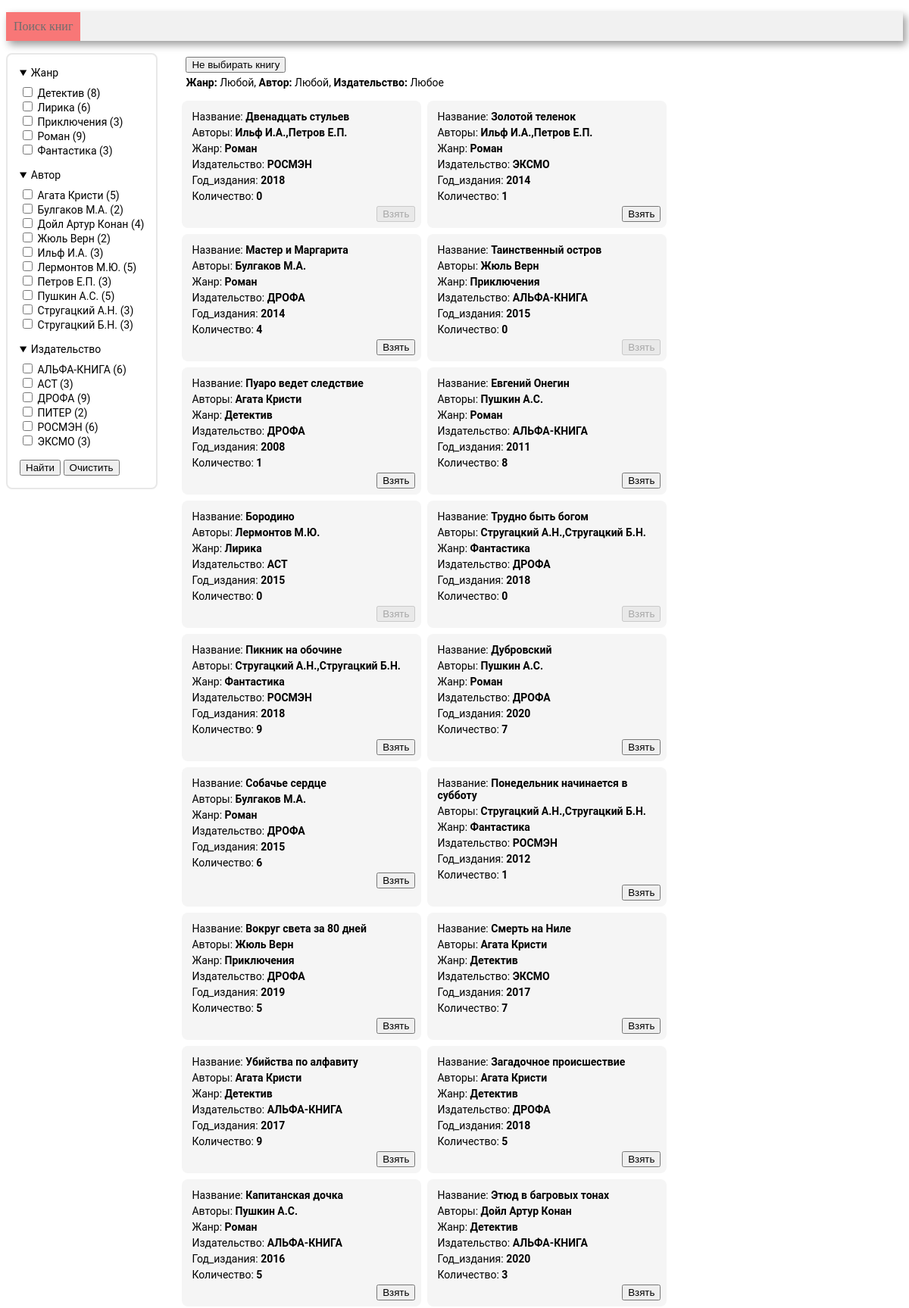
Screenshot of /search (upper part) with the database file from the repository.
### tables this page shows
CREATE TABLE genre (
       genre_id INTEGER PRIMARY KEY AUTOINCREMENT,
	   genre_name VARCHAR(30)
);

CREATE TABLE author (
       author_id INTEGER PRIMARY KEY AUTOINCREMENT,
	   author_name VARCHAR(30)
);

CREATE TABLE publisher (
       publisher_id INTEGER PRIMARY KEY AUTOINCREMENT,
	   publisher_name VARCHAR(40)
);

CREATE TABLE book (
      book_id INTEGER PRIMARY KEY AUTOINCREMENT, 
	  title VARCHAR(80),
      genre_id int, 
      publisher_id INT,
      year_publication INT,
      available_numbers INT, 
      FOREIGN KEY (genre_id)  REFERENCES genre (genre_id) ON DELETE CASCADE,
      FOREIGN KEY (publisher_id)  REFERENCES publisher (publisher_id) ON DELETE CASCADE
);

### controllers/search.py (the view)
@app.route('/search', methods=['GET', 'POST'])
def search():
    conn = get_db_connection()
    df_genre = get_genre(conn)
    df_author = get_author(conn)
    df_publisher = get_publisher(conn)
    if request.form.get('clear'):
        genres = []
        publishers = []
        authors = []
    else:
        genres = request.form.getlist('genres')
        publishers = request.form.getlist('publishers')
        authors = request.form.getlist('authors')
    df_book = get_book(conn, genres, authors, publishers)
    html = render_template(
        'search.html',
        sections=['genres', 'authors', 'publishers'],
        all_data=[df_genre, df_author, df_publisher],
        all_choices=[genres, authors, publishers],
        books=df_book,
        genre_list=genres,
        authors=authors,
        publishers=publishers,
        len=len,
        zip=zip,
    )
    return html

### models/search_model.py (called while the page is built)
def get_publisher(conn):
    return pd.read_sql('''
        SELECT publisher_name,
        count(book_id)
        FROM publisher p
        INNER JOIN book b on p.publisher_id = b.publisher_id
        GROUP BY publisher_name''', conn)

def get_genre(conn):
    return pd.read_sql('''
        SELECT genre_name,
        count(book_id)
        FROM genre g
        INNER JOIN book b on g.genre_id = b.genre_id
        GROUP BY genre_name''', conn)

def get_author(conn):
    return pd.read_sql('''
        SELECT author_name,
        count(b.book_id)
        FROM author a
        INNER JOIN book_author ba on a.author_id = ba.author_id
        INNER JOIN book b on b.book_id = ba.book_id
        GROUP BY author_name''', conn)

### utils.py (called while the page is built)
def get_db_connection() -> object:
    return sqlite3.connect('library.sqlite')

### templates/search.html (shortened to what this page needs)
<!DOCTYPE html>
<html lang="ru">
<head>
    <link rel="stylesheet" href="/static/css/search.css">
    <link rel="stylesheet" href="/static/css/style.css">
    {% import "macros.html" as macros %}
</head>
<body>
<div class=menu>
    <ul>
        <li class=active><a href={{ url_for("search") }}>Поиск книг</a></li>
    </ul>
</div>
<main class="main">
    <aside class="search_bar">
        <form action="" method="post">
            {% for section, data, choices in zip(sections, all_data, all_choices) %}
                {{ macros.render_selection_section(section, data, choices, len) }}
            {% endfor %}
            <input class="selection_section__button button" type="submit" value="Найти">
            <input class="selection_section__button button" type="submit" name="clear" value="Очистить">
        </form>
    </aside>
    <div class="books_wrapper">
        <p class="back_button">
            <input type="button" onclick="window.location='{{ url_for('index') }}'" value="Не выбирать книгу">
        </p>
        <p class="search_choices">
            {% for section, data, choices in zip(sections, all_data, all_choices) %}
                {{ macros.render_selection_tags(section, data, choices, len) }}
            {% endfor %}
        </p>
        <div class="book_cards_wrapper">
            {% for i in range(len(books)) %}
                {{ macros.render_book_card(books.loc[i]) }}
            {% endfor %}
        </div>
    </div>
</main>
</body>
</html>

### templates/macros.html (shortened to what this page needs)
{% macro render_selection_section(section, data, choices, len) %}
    <details class="selection_section" open>
        <summary class="selection_section__header">
            {% if section == 'genres' %}
                Жанр
            {% elif section == 'authors' %}
                Автор
            {% elif section == 'publishers' %}
                Издательство
            {% endif %}
        </summary>
        <fieldset class="selection_section__body">
            {% for i in range(len(data)) %}
                <label class="option_label">
                    <input type="checkbox" name="{{ section }}"
                            {% set value = data.iloc[i, 0] %}
                           value="{{ value }}"
                    >
                    {{ value }} ({{ data.iloc[i, 1] }})
                </label>
            {% endfor %}
        </fieldset>
    </details>
{% endmacro %}
{% macro render_selection_tags(section, data, choices, len) %}
    <span class="section_name">{% if section == 'genres' %}
        Жанр:
    {% elif section == 'authors' %}
        Автор:
    {% elif section == 'publishers' %}
        Издательство:
    {% endif %}
    </span>
    {% if choices != [] %}
        {% for i in range(len(data)) %}
            {% set value = data.iloc[i, 0] %}
            {% if value in choices %}
                <span class="section_choice">{{ value }}<span class="gap">, </span></span>
            {% endif %}
        {% endfor %}
    {% else %}
        <span class="section_choice">
        {% if section == 'publishers' %}
            Любое<span class="gap">, </span>
        {% else %}
            Любой<span class="gap">, </span>
        {% endif %}
        </span>
    {% endif %}
{% endmacro %}
{% macro render_book_card(book) %}
    <div class="book_card">
        {% set attributes = ['Название', 'Авторы', 'Жанр', 'Издательство', 'Год_издания', 'Количество'] %}
        {% for attribute in attributes %}
            <p class="book_info">{{ attribute }}:
                <span class="book_info__value">
                        {{ book[attribute] }}
                </span>
            </p>
        {% endfor %}
        <form action="{{ url_for('index') }}" method="get">
            <input class="book_card__button button" type="submit" value="Взять"
                    {% if book['Количество'] == 0 %}
                   disabled
                    {% endif %}
            >
        </form>
    </div>
{% endmacro %}

### static/css/search.css (style rules this page uses)
.main { display: flex; gap: 2rem; font: 14px Roboto, sans-serif; margin: 0; }
p { margin: 5px; padding: 0; }
.search_bar { position: sticky; top: 1rem; padding: 1rem; border-radius: 0.5rem; border: solid 2px #e8e8e8; min-width: fit-content; height: fit-content; }
.selection_section { margin-bottom: 1rem; }
.selection_section__header { margin-bottom: 0.5rem; }
.selection_section__body { border: none; margin: 0; padding: 0; }
.option_label { display: block; }
.section_name { font-weight: bold; }
.books_wrapper { width: 100%; }
.search_choices { margin-bottom: 1rem; }
.book_cards_wrapper { display: flex; flex-wrap: wrap; flex-grow: 1; gap: .5rem; }
.book_card { background: #f5f5f5; padding: .5rem; border-radius: .5rem; width: 300px; }
.book_info__value { font-weight: bold; }
.book_card__button { display: block; margin-left: auto; }

### static/css/style.css (style rules this page uses)
.menu { background-color: #f1f1f1; box-shadow: 4px 5px 10px rgba(0, 0, 0, 0.4); width: 100%; }
.menu li { display: inline-block; vertical-align: top; padding: 10px; color: #6f6d6d; }
.menu a { text-decoration: none; color: #6f6d6d; }
.menu ul { padding: 0px; }
.active { background-color: #f87777; color: #f8f8f8; }

### rows the page displays
genre: genre_name "Детектив", iloc "8"
genre: genre_name "Лирика", iloc "6"
genre: genre_name "Приключения", iloc "3"
genre: genre_name "Роман", iloc "9"
genre: genre_name "Фантастика", iloc "3"
author: author_name "Агата Кристи", iloc "5"
author: author_name "Булгаков М.А.", iloc "2"
author: author_name "Дойл Артур Конан", iloc "4"
author: author_name "Жюль Верн", iloc "2"
author: author_name "Ильф И.А.", iloc "3"
author: author_name "Лермонтов М.Ю.", iloc "5"
author: author_name "Петров Е.П.", iloc "3"
author: author_name "Пушкин А.С.", iloc "5"
author: author_name "Стругацкий А.Н.", iloc "3"
author: author_name "Стругацкий Б.Н.", iloc "3"
publisher: publisher_name "АЛЬФА-КНИГА", iloc "6"
publisher: publisher_name "АСТ", iloc "3"
publisher: publisher_name "ДРОФА", iloc "9"
publisher: publisher_name "ПИТЕР", publisher_id "2"
publisher: publisher_name "РОСМЭН", iloc "6"
publisher: publisher_name "ЭКСМО", iloc "3"
book: title "Двенадцать стульев"
book: title "Золотой теленок"
book: title "Мастер и Маргарита"
book: title "Таинственный остров"
book: title "Пуаро ведет следствие"
book: title "Евгений Онегин"
book: title "Бородино"
book: title "Трудно быть богом"
book: title "Пикник на обочине"
book: title "Дубровский"
book: title "Собачье сердце"
book: title "Понедельник начинается в субботу"
book: title "Вокруг света за 80 дней"
book: title "Смерть на Ниле"
book: title "Убийства по алфавиту"
book: title "Загадочное происшествие"
book: title "Капитанская дочка"
book: title "Этюд в багровых тонах"

### other values shown
{{ attribute }} "Название" "Авторы" "Жанр" "Издательство" "Год_издания" "Количество" "Название" "Авторы" "Жанр" "Издательство" "Год_издания" "Количество" "Название" "Авторы" "Жанр" "Издательство" "Год_издания" "Количество" "Название" "Авторы" "Жанр" "Издательство" "Год_издания" "Количество" "Название" "Авторы" "Жанр" "Издательство" "Год_издания" "Количество" "Название" "Авторы" "Жанр" "Издательство" "Год_издания" "Количество" "Название" "Авторы" "Жанр" "Издательство" "Год_издания" "Количество" "Название" "Авторы" "Жанр" "Издательство" "Год_издания" "Количество" "Название" "Авторы" "Жанр" "Издательство" "Год_издания" "Количество" "Название" "Авторы" "Жанр" "Издательство" "Год_издания" "Количество" "Название" "Авторы" "Жанр" "Издательство" "Год_издания" "Количество" "Название" "Авторы" "Жанр" "Издательство" "Год_издания" "Количество" "Название" "Авторы" "Жанр" "Издательство" "Год_издания" "Количество" "Название" "Авторы" "Жанр" "Издательство" "Год_издания" "Количество" "Название" "Авторы" "Жанр" "Издательство" "Год_издания" "Количество" "Название" "Авторы" "Жанр" "Издательство" "Год_издания" "Количество" "Название" "Авторы" "Жанр" "Издательство" "Год_издания" "Количество" "Название" "Авторы" "Жанр" "Издательство" "Год_издания" "Количество"
{{ book[attribute] }} "Ильф И.А.,Петров Е.П." "Роман" "РОСМЭН" "2018" "0" "Ильф И.А.,Петров Е.П." "Роман" "ЭКСМО" "2014" "1" "Булгаков М.А." "Роман" "ДРОФА" "2014" "4" "Жюль Верн" "Приключения" "АЛЬФА-КНИГА" "2015" "0" "Агата Кристи" "Детектив" "ДРОФА" "2008" "1" "Пушкин А.С." "Роман" "АЛЬФА-КНИГА" "2011" "8" "Лермонтов М.Ю." "Лирика" "АСТ" "2015" "0" "Стругацкий А.Н.,Стругацкий Б.Н." "Фантастика" "ДРОФА" "2018" "0" "Стругацкий А.Н.,Стругацкий Б.Н." "Фантастика" "РОСМЭН" "2018" "9" "Пушкин А.С." "Роман" "ДРОФА" "2020" "7" "Булгаков М.А." "Роман" "ДРОФА" "2015" "6" "Стругацкий А.Н.,Стругацкий Б.Н." "Фантастика" "РОСМЭН" "2012" "1" "Жюль Верн" "Приключения" "ДРОФА" "2019" "5" "Агата Кристи" "Детектив" "ЭКСМО" "2017" "7" "Агата Кристи" "Детектив" "АЛЬФА-КНИГА" "2017" "9" "Агата Кристи" "Детектив" "ДРОФА" "2018" "5" "Пушкин А.С." "Роман" "АЛЬФА-КНИГА" "2016" "5" "Дойл Артур Конан" "Детектив" "АЛЬФА-КНИГА" "2020" "3"
